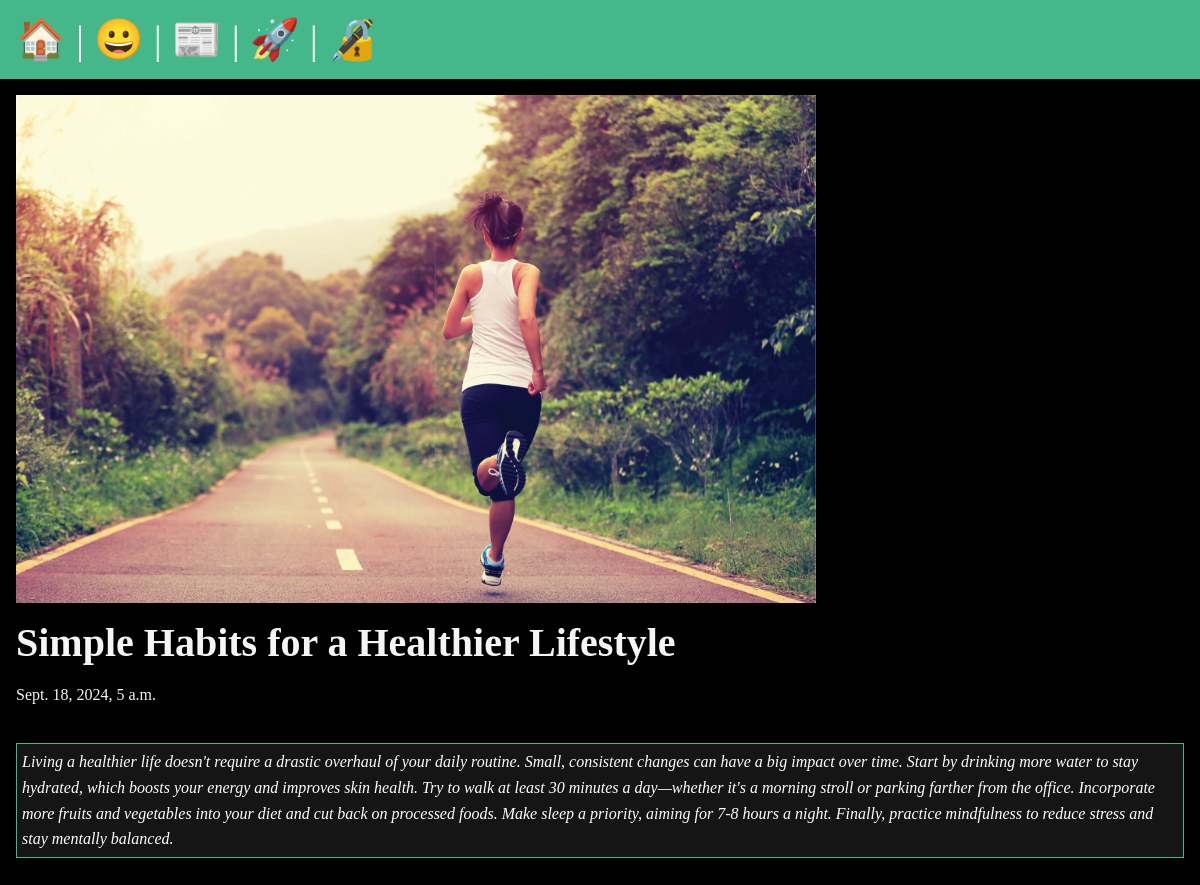
/posts/simple-lifestyle, run on the app's committed database.
### posts/models.py (models this page shows, shortened)
class Post(models.Model):
    title=models.CharField(max_length=75)
    body=models.TextField()
    slug=models.SlugField()
    date=models.DateTimeField(default=timezone.now)
    banner=models.ImageField(default='fallback.png', blank=True)
    auther=models.ForeignKey(User, on_delete=models.CASCADE, default=None)

### posts/views.py (the view)
# urls.py: path('<slug:slug>', views.post_page, name='page'), #this name will use in html file
def post_page(request,slug):
    post=Post.objects.get(slug=slug)   #this will give matching slug
    return render(request,"posts/post_page.html",{'post':post} )  #this posts will used for loop in views allobjects

### posts/templates/posts/post_page.html (shortened to what this page needs)
{% extends "layout.html" %}
{% block content %}
<section>
    <img class="banner" src=" {{post.banner.url}} " alt="{{post.title}}">
    <h1>{{post.title}}</h1>
    <p>{{post.date}}</p>
    <div class="parent">
        <p class="box"> {{post.body}} </p>
    </div>
</section>
{% endblock %}

### static/style.css (style rules this page uses)
* { margin: 0; padding: 0; box-sizing: border-box; }
body { min-height: 100vh; background-color: black; color: whitesmoke; font-size: 3rem; }
section { display: flex; flex-flow: column; gap: 1rem; }
h1, h2 { font-size: 2.5rem; }
p { font-size: 1rem; }
.banner { display: block; width: 100%; max-width: 800px; }
.parent { font-size: 0; }
.box { color: white; border: 1px solid #44B78B; font-style: italic; padding: 5px; background: #151515; display: inline-block; margin-bottom: 500px; }
p { line-height: 1.6; margin-bottom: 20px; }

### data on the page
Post: banner (picture), title "Simple Habits for a Healthier Lifestyle", date "Sept. 18, 2024, 5 a.m.", body "Living a healthier life doesn't require a drastic overhaul of your daily routine. Small, consistent changes can have a big impact over time. Start by drinking more water to stay hydrated, which boosts your energy and improves skin health. Try to walk at least 30 minutes a day—whether it's a morning stroll or parking farther from the office. Incorporate more fruits and vegetables into your diet and cut back on processed foods. Make sleep a priority, aiming for 7-8 hours a night. Finally, practice mindfulness to reduce stress and stay mentally balanced."
